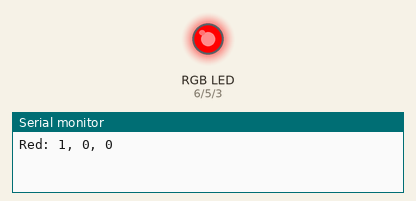
A sketch run on a simulated Arduino Uno, built with avr-gcc and run on an emulated ATmega328P. Shown: an RGB LED mixed from three pins (HIGH = lit), the last lines printed to the serial monitor.

Above: at 0.5 s.
At 2.5 s:
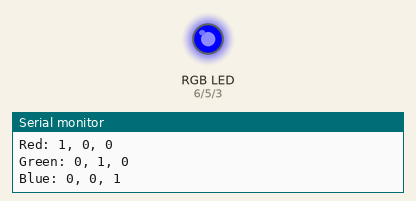
At 3.5 s:
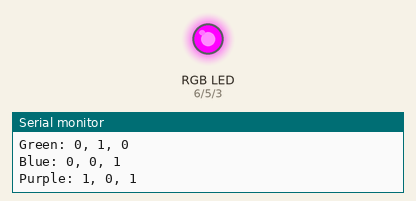
At 4.5 s:
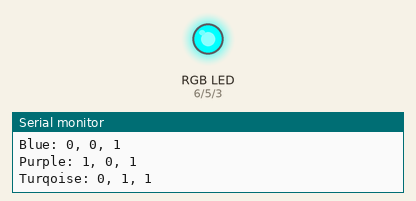
At 6.5 s:
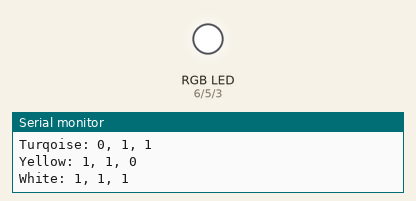
At 8.5 s:
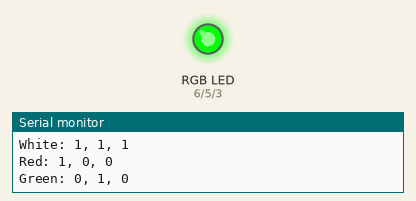
Timing chart, 0 to 9.1 s (numbered marks = the images above):
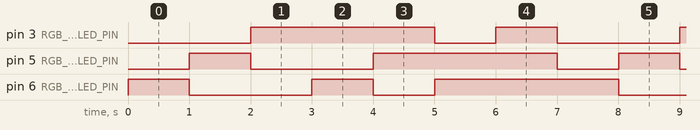

The sketch:

w3l6.ino
```cpp
const boolean IS_COMMON_ANODE = false;

const int DELAY_MS = 1000;
const int RGB_RED_LED_PIN = 6;
const int RGB_GREEN_LED_PIN = 5;
const int RGB_BLUE_LED_PIN = 3;

void setup() {
  pinMode(RGB_RED_LED_PIN, OUTPUT);
  pinMode(RGB_BLUE_LED_PIN, OUTPUT);
  pinMode(RGB_GREEN_LED_PIN, OUTPUT);

  Serial.begin(9600);
}

void loop() {
  // red
  Serial.print("Red: ");
  setRgbLedColor(HIGH, LOW, LOW);
  delay(DELAY_MS);

  // green
  Serial.print("Green: ");
  setRgbLedColor(LOW, HIGH, LOW);
  delay(DELAY_MS);

  // blue
  Serial.print("Blue: ");
  setRgbLedColor(LOW, LOW, HIGH);
  delay(DELAY_MS);

  // purple
  Serial.print("Purple: ");
  setRgbLedColor(HIGH, LOW, HIGH);
  delay(DELAY_MS);

  // turqoise
  Serial.print("Turqoise: ");
  setRgbLedColor(LOW, HIGH, HIGH);
  delay(DELAY_MS);

  // yellow
  Serial.print("Yellow: ");
  setRgbLedColor(HIGH, HIGH, LOW);
  delay(DELAY_MS);

  // white
  Serial.print("White: ");
  setRgbLedColor(HIGH, HIGH, HIGH);
  delay(DELAY_MS);
}

// Function expects either HIGH or LOW for each parameter
void setRgbLedColor(int red, int green, int blue){
  if (IS_COMMON_ANODE == true) {
    red = !red;
    green = !green;
    blue = !blue;
  }

  Serial.print(red);
  Serial.print(", ");
  Serial.print(green);
  Serial.print(", ");
  Serial.println(blue);

  digitalWrite(RGB_RED_LED_PIN, red);
  digitalWrite(RGB_GREEN_LED_PIN, green);
  digitalWrite(RGB_BLUE_LED_PIN, blue);
}
```

Measured:
- by itself, pin 3 (RGB_BLUE_LED_PIN): repeats every 7.0 s: LOW 1.0 s, HIGH 1.0 s, LOW 2.0 s, HIGH 3.0 s
- by itself, pin 5 (RGB_GREEN_LED_PIN): repeats every 7.0 s: LOW 2.0 s, HIGH 3.0 s, LOW 1.0 s, HIGH 1.0 s
- by itself, pin 6 (RGB_RED_LED_PIN): repeats every 7.0 s: LOW 2.0 s, HIGH 1.0 s, LOW 1.0 s, HIGH 3.0 s
